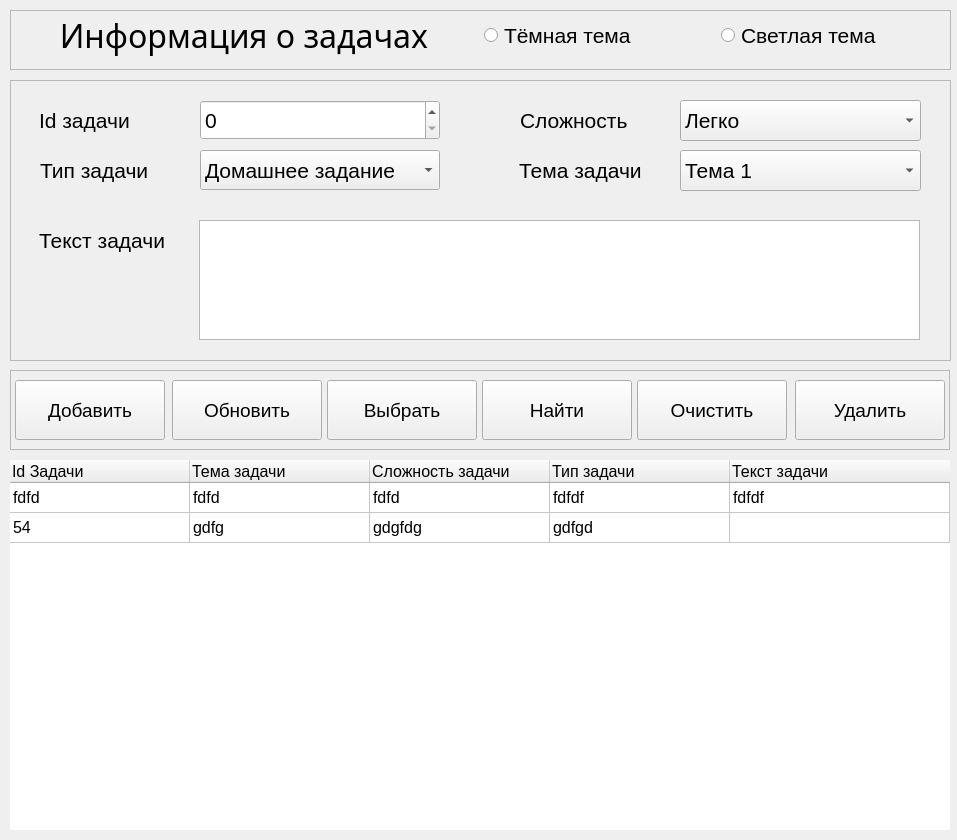
<?xml version="1.0" encoding="UTF-8"?>
<ui version="4.0">
 <class>MainWindow</class>
 <widget class="QMainWindow" name="MainWindow">
  <property name="geometry">
   <rect>
    <x>0</x>
    <y>0</y>
    <width>957</width>
    <height>840</height>
   </rect>
  </property>
  <property name="windowTitle">
   <string>MainWindow</string>
  </property>
  <property name="autoFillBackground">
   <bool>false</bool>
  </property>
  <property name="styleSheet">
   <string notr="true"/>
  </property>
  <property name="tabShape">
   <enum>QTabWidget::Rounded</enum>
  </property>
  <widget class="QWidget" name="centralwidget">
   <widget class="QFrame" name="title_frame">
    <property name="geometry">
     <rect>
      <x>10</x>
      <y>10</y>
      <width>941</width>
      <height>60</height>
     </rect>
    </property>
    <property name="styleSheet">
     <string notr="true"/>
    </property>
    <property name="frameShape">
     <enum>QFrame::StyledPanel</enum>
    </property>
    <property name="frameShadow">
     <enum>QFrame::Raised</enum>
    </property>
    <widget class="QWidget" name="">
     <property name="geometry">
      <rect>
       <x>0</x>
       <y>0</y>
       <width>941</width>
       <height>51</height>
      </rect>
     </property>
     <layout class="QGridLayout" name="gridLayout">
      <item row="0" column="0">
       <widget class="QLabel" name="title_label">
        <property name="font">
         <font>
          <family>Microsoft YaHei</family>
          <pointsize>24</pointsize>
          <italic>false</italic>
          <bold>false</bold>
         </font>
        </property>
        <property name="styleSheet">
         <string notr="true"/>
        </property>
        <property name="text">
         <string>Информация о задачах</string>
        </property>
        <property name="alignment">
         <set>Qt::AlignCenter</set>
        </property>
       </widget>
      </item>
      <item row="0" column="1">
       <layout class="QHBoxLayout" name="horizontalLayout">
        <item>
         <widget class="QRadioButton" name="radioButtonDark">
          <property name="font">
           <font>
            <pointsize>16</pointsize>
           </font>
          </property>
          <property name="text">
           <string>Тёмная тема</string>
          </property>
         </widget>
        </item>
        <item>
         <widget class="QRadioButton" name="radioButtonLight">
          <property name="font">
           <font>
            <pointsize>16</pointsize>
           </font>
          </property>
          <property name="text">
           <string>Светлая тема</string>
          </property>
         </widget>
        </item>
       </layout>
      </item>
     </layout>
    </widget>
   </widget>
   <widget class="QFrame" name="info_frame">
    <property name="geometry">
     <rect>
      <x>10</x>
      <y>80</y>
      <width>941</width>
      <height>281</height>
     </rect>
    </property>
    <property name="styleSheet">
     <string notr="true"/>
    </property>
    <property name="frameShape">
     <enum>QFrame::StyledPanel</enum>
    </property>
    <property name="frameShadow">
     <enum>QFrame::Raised</enum>
    </property>
    <widget class="QComboBox" name="comboBoxDifficult">
     <property name="enabled">
      <bool>true</bool>
     </property>
     <property name="geometry">
      <rect>
       <x>670</x>
       <y>20</y>
       <width>241</width>
       <height>41</height>
      </rect>
     </property>
     <property name="font">
      <font>
       <pointsize>16</pointsize>
      </font>
     </property>
     <property name="autoFillBackground">
      <bool>false</bool>
     </property>
     <item>
      <property name="text">
       <string>Легко</string>
      </property>
     </item>
     <item>
      <property name="text">
       <string>Средняя</string>
      </property>
     </item>
     <item>
      <property name="text">
       <string>Сложная</string>
      </property>
     </item>
     <item>
      <property name="text">
       <string>Хард</string>
      </property>
     </item>
    </widget>
    <widget class="QLabel" name="label_2">
     <property name="geometry">
      <rect>
       <x>29</x>
       <y>20</y>
       <width>151</width>
       <height>40</height>
      </rect>
     </property>
     <property name="font">
      <font>
       <pointsize>16</pointsize>
      </font>
     </property>
     <property name="text">
      <string>Id задачи</string>
     </property>
    </widget>
    <widget class="QSpinBox" name="spinBoxId">
     <property name="geometry">
      <rect>
       <x>190</x>
       <y>20</y>
       <width>240</width>
       <height>40</height>
      </rect>
     </property>
     <property name="font">
      <font>
       <pointsize>16</pointsize>
      </font>
     </property>
    </widget>
    <widget class="QComboBox" name="comboBoxTheme">
     <property name="geometry">
      <rect>
       <x>670</x>
       <y>70</y>
       <width>241</width>
       <height>41</height>
      </rect>
     </property>
     <property name="font">
      <font>
       <pointsize>16</pointsize>
      </font>
     </property>
     <item>
      <property name="text">
       <string>Тема 1</string>
      </property>
     </item>
     <item>
      <property name="text">
       <string>Тема 2</string>
      </property>
     </item>
    </widget>
    <widget class="QLabel" name="label_5">
     <property name="geometry">
      <rect>
       <x>510</x>
       <y>20</y>
       <width>131</width>
       <height>40</height>
      </rect>
     </property>
     <property name="font">
      <font>
       <pointsize>16</pointsize>
      </font>
     </property>
     <property name="text">
      <string>Сложность</string>
     </property>
    </widget>
    <widget class="QLabel" name="label_6">
     <property name="geometry">
      <rect>
       <x>30</x>
       <y>70</y>
       <width>141</width>
       <height>40</height>
      </rect>
     </property>
     <property name="font">
      <font>
       <pointsize>16</pointsize>
      </font>
     </property>
     <property name="text">
      <string>Тип задачи</string>
     </property>
    </widget>
    <widget class="QComboBox" name="comboBoxType">
     <property name="geometry">
      <rect>
       <x>190</x>
       <y>70</y>
       <width>240</width>
       <height>40</height>
      </rect>
     </property>
     <property name="font">
      <font>
       <pointsize>16</pointsize>
      </font>
     </property>
     <property name="iconSize">
      <size>
       <width>16</width>
       <height>16</height>
      </size>
     </property>
     <item>
      <property name="text">
       <string>Домашнee задание</string>
      </property>
     </item>
     <item>
      <property name="text">
       <string>Самостоятельная работа</string>
      </property>
     </item>
     <item>
      <property name="text">
       <string>Контрольная работа</string>
      </property>
     </item>
    </widget>
    <widget class="QLabel" name="label_task_text">
     <property name="geometry">
      <rect>
       <x>29</x>
       <y>140</y>
       <width>141</width>
       <height>40</height>
      </rect>
     </property>
     <property name="font">
      <font>
       <pointsize>16</pointsize>
      </font>
     </property>
     <property name="text">
      <string>Текст задачи</string>
     </property>
    </widget>
    <widget class="QLabel" name="label_3">
     <property name="geometry">
      <rect>
       <x>509</x>
       <y>70</y>
       <width>141</width>
       <height>40</height>
      </rect>
     </property>
     <property name="font">
      <font>
       <pointsize>16</pointsize>
      </font>
     </property>
     <property name="text">
      <string>Тема задачи</string>
     </property>
    </widget>
    <widget class="QPlainTextEdit" name="plainTextEdit">
     <property name="geometry">
      <rect>
       <x>189</x>
       <y>140</y>
       <width>721</width>
       <height>120</height>
      </rect>
     </property>
     <property name="font">
      <font>
       <pointsize>16</pointsize>
      </font>
     </property>
    </widget>
   </widget>
   <widget class="QFrame" name="function_frame">
    <property name="geometry">
     <rect>
      <x>10</x>
      <y>370</y>
      <width>940</width>
      <height>80</height>
     </rect>
    </property>
    <property name="styleSheet">
     <string notr="true"/>
    </property>
    <property name="frameShape">
     <enum>QFrame::StyledPanel</enum>
    </property>
    <property name="frameShadow">
     <enum>QFrame::Raised</enum>
    </property>
    <widget class="QPushButton" name="add_btn">
     <property name="geometry">
      <rect>
       <x>5</x>
       <y>10</y>
       <width>150</width>
       <height>60</height>
      </rect>
     </property>
     <property name="font">
      <font>
       <pointsize>14</pointsize>
      </font>
     </property>
     <property name="text">
      <string>Добавить</string>
     </property>
     <property name="icon">
      <iconset>
       <normaloff>icons/add.svg</normaloff>icons/add.svg</iconset>
     </property>
     <property name="iconSize">
      <size>
       <width>32</width>
       <height>32</height>
      </size>
     </property>
    </widget>
    <widget class="QPushButton" name="update_btn">
     <property name="geometry">
      <rect>
       <x>162</x>
       <y>10</y>
       <width>150</width>
       <height>60</height>
      </rect>
     </property>
     <property name="font">
      <font>
       <pointsize>14</pointsize>
      </font>
     </property>
     <property name="text">
      <string>Обновить</string>
     </property>
     <property name="icon">
      <iconset>
       <normaloff>icons/edit.svg</normaloff>icons/edit.svg</iconset>
     </property>
     <property name="iconSize">
      <size>
       <width>32</width>
       <height>32</height>
      </size>
     </property>
    </widget>
    <widget class="QPushButton" name="select_btn">
     <property name="geometry">
      <rect>
       <x>317</x>
       <y>10</y>
       <width>150</width>
       <height>60</height>
      </rect>
     </property>
     <property name="font">
      <font>
       <pointsize>14</pointsize>
      </font>
     </property>
     <property name="text">
      <string>Выбрать</string>
     </property>
     <property name="icon">
      <iconset>
       <normaloff>icons/info.svg</normaloff>icons/info.svg</iconset>
     </property>
     <property name="iconSize">
      <size>
       <width>32</width>
       <height>32</height>
      </size>
     </property>
    </widget>
    <widget class="QPushButton" name="search_btn">
     <property name="geometry">
      <rect>
       <x>472</x>
       <y>10</y>
       <width>150</width>
       <height>60</height>
      </rect>
     </property>
     <property name="font">
      <font>
       <pointsize>14</pointsize>
      </font>
     </property>
     <property name="text">
      <string>Найти</string>
     </property>
     <property name="icon">
      <iconset>
       <normaloff>icons/search.svg</normaloff>icons/search.svg</iconset>
     </property>
     <property name="iconSize">
      <size>
       <width>32</width>
       <height>32</height>
      </size>
     </property>
    </widget>
    <widget class="QPushButton" name="clear_btn">
     <property name="geometry">
      <rect>
       <x>627</x>
       <y>10</y>
       <width>150</width>
       <height>60</height>
      </rect>
     </property>
     <property name="font">
      <font>
       <pointsize>14</pointsize>
      </font>
     </property>
     <property name="text">
      <string>Очистить</string>
     </property>
     <property name="icon">
      <iconset>
       <normaloff>icons/clear.svg</normaloff>icons/clear.svg</iconset>
     </property>
     <property name="iconSize">
      <size>
       <width>32</width>
       <height>32</height>
      </size>
     </property>
    </widget>
    <widget class="QPushButton" name="remove_btn">
     <property name="geometry">
      <rect>
       <x>785</x>
       <y>10</y>
       <width>150</width>
       <height>60</height>
      </rect>
     </property>
     <property name="font">
      <font>
       <pointsize>14</pointsize>
      </font>
     </property>
     <property name="text">
      <string>Удалить</string>
     </property>
     <property name="icon">
      <iconset>
       <normaloff>icons/remove.svg</normaloff>icons/remove.svg</iconset>
     </property>
     <property name="iconSize">
      <size>
       <width>32</width>
       <height>32</height>
      </size>
     </property>
    </widget>
   </widget>
   <widget class="QFrame" name="result_frame">
    <property name="geometry">
     <rect>
      <x>10</x>
      <y>460</y>
      <width>940</width>
      <height>370</height>
     </rect>
    </property>
    <property name="styleSheet">
     <string notr="true"/>
    </property>
    <property name="frameShape">
     <enum>QFrame::StyledPanel</enum>
    </property>
    <property name="frameShadow">
     <enum>QFrame::Raised</enum>
    </property>
    <widget class="QTableWidget" name="tableWidget">
     <property name="enabled">
      <bool>true</bool>
     </property>
     <property name="geometry">
      <rect>
       <x>0</x>
       <y>0</y>
       <width>940</width>
       <height>370</height>
      </rect>
     </property>
     <property name="sizePolicy">
      <sizepolicy hsizetype="Expanding" vsizetype="Expanding">
       <horstretch>0</horstretch>
       <verstretch>0</verstretch>
      </sizepolicy>
     </property>
     <property name="maximumSize">
      <size>
       <width>960</width>
       <height>16777215</height>
      </size>
     </property>
     <property name="font">
      <font>
       <pointsize>12</pointsize>
      </font>
     </property>
     <property name="focusPolicy">
      <enum>Qt::NoFocus</enum>
     </property>
     <property name="statusTip">
      <string/>
     </property>
     <property name="layoutDirection">
      <enum>Qt::LeftToRight</enum>
     </property>
     <property name="autoFillBackground">
      <bool>false</bool>
     </property>
     <property name="styleSheet">
      <string notr="true"/>
     </property>
     <property name="frameShape">
      <enum>QFrame::NoFrame</enum>
     </property>
     <property name="frameShadow">
      <enum>QFrame::Sunken</enum>
     </property>
     <property name="lineWidth">
      <number>1</number>
     </property>
     <property name="sizeAdjustPolicy">
      <enum>QAbstractScrollArea::AdjustToContents</enum>
     </property>
     <property name="showGrid">
      <bool>true</bool>
     </property>
     <property name="gridStyle">
      <enum>Qt::SolidLine</enum>
     </property>
     <property name="sortingEnabled">
      <bool>false</bool>
     </property>
     <property name="wordWrap">
      <bool>true</bool>
     </property>
     <property name="cornerButtonEnabled">
      <bool>true</bool>
     </property>
     <attribute name="horizontalHeaderVisible">
      <bool>true</bool>
     </attribute>
     <attribute name="horizontalHeaderCascadingSectionResizes">
      <bool>false</bool>
     </attribute>
     <attribute name="horizontalHeaderMinimumSectionSize">
      <number>50</number>
     </attribute>
     <attribute name="horizontalHeaderDefaultSectionSize">
      <number>180</number>
     </attribute>
     <attribute name="horizontalHeaderHighlightSections">
      <bool>true</bool>
     </attribute>
     <attribute name="horizontalHeaderStretchLastSection">
      <bool>true</bool>
     </attribute>
     <attribute name="verticalHeaderVisible">
      <bool>false</bool>
     </attribute>
     <attribute name="verticalHeaderCascadingSectionResizes">
      <bool>false</bool>
     </attribute>
     <attribute name="verticalHeaderMinimumSectionSize">
      <number>24</number>
     </attribute>
     <attribute name="verticalHeaderHighlightSections">
      <bool>true</bool>
     </attribute>
     <attribute name="verticalHeaderShowSortIndicator" stdset="0">
      <bool>false</bool>
     </attribute>
     <attribute name="verticalHeaderStretchLastSection">
      <bool>false</bool>
     </attribute>
     <row>
      <property name="text">
       <string>Новая строка</string>
      </property>
     </row>
     <row>
      <property name="text">
       <string>Новая строка</string>
      </property>
     </row>
     <column>
      <property name="text">
       <string>Id Задачи</string>
      </property>
      <property name="font">
       <font>
        <pointsize>12</pointsize>
       </font>
      </property>
      <property name="textAlignment">
       <set>AlignLeading|AlignVCenter</set>
      </property>
     </column>
     <column>
      <property name="text">
       <string>Тема задачи</string>
      </property>
      <property name="font">
       <font>
        <pointsize>12</pointsize>
       </font>
      </property>
      <property name="textAlignment">
       <set>AlignLeading|AlignVCenter</set>
      </property>
     </column>
     <column>
      <property name="text">
       <string>Сложность задачи</string>
      </property>
      <property name="font">
       <font>
        <pointsize>12</pointsize>
       </font>
      </property>
      <property name="textAlignment">
       <set>AlignLeading|AlignVCenter</set>
      </property>
     </column>
     <column>
      <property name="text">
       <string>Тип задачи</string>
      </property>
      <property name="font">
       <font>
        <pointsize>12</pointsize>
       </font>
      </property>
      <property name="textAlignment">
       <set>AlignLeading|AlignVCenter</set>
      </property>
     </column>
     <column>
      <property name="text">
       <string>Текст задачи</string>
      </property>
      <property name="font">
       <font>
        <pointsize>12</pointsize>
       </font>
      </property>
      <property name="textAlignment">
       <set>AlignLeading|AlignVCenter</set>
      </property>
     </column>
     <item row="0" column="0">
      <property name="text">
       <string>fdfd</string>
      </property>
     </item>
     <item row="0" column="1">
      <property name="text">
       <string>fdfd</string>
      </property>
     </item>
     <item row="0" column="2">
      <property name="text">
       <string>fdfd</string>
      </property>
     </item>
     <item row="0" column="3">
      <property name="text">
       <string>fdfdf</string>
      </property>
     </item>
     <item row="0" column="4">
      <property name="text">
       <string>fdfdf</string>
      </property>
     </item>
     <item row="1" column="0">
      <property name="text">
       <string>54</string>
      </property>
     </item>
     <item row="1" column="1">
      <property name="text">
       <string>gdfg</string>
      </property>
     </item>
     <item row="1" column="2">
      <property name="text">
       <string>gdgfdg</string>
      </property>
     </item>
     <item row="1" column="3">
      <property name="text">
       <string>gdfgd</string>
      </property>
     </item>
    </widget>
   </widget>
   <zorder>function_frame</zorder>
   <zorder>title_frame</zorder>
   <zorder>info_frame</zorder>
   <zorder>result_frame</zorder>
  </widget>
 </widget>
 <resources/>
 <connections/>
</ui>
